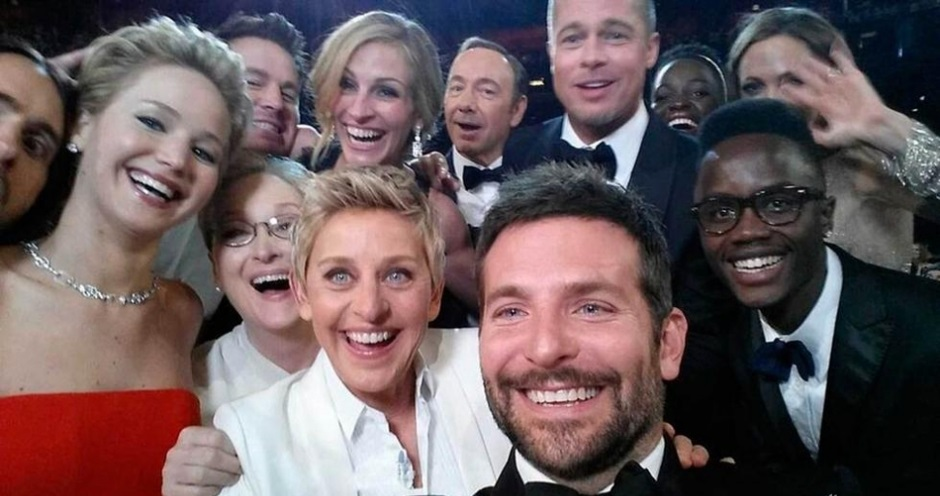
#> input picture ch4.未有深度学习之前/haar/faces.jpg, 940 x 496 px
$ python FaceDetection_Haar.py
#> lines starting #> are read from the running program, lines starting #| are printed output that depends on the picture; after the words box and inside, x2 and y2 are one past the last pixel; in counts of white or black regions, pixels touching at a corner belong together
import numpy as np
import cv2

# 实例化人脸分类器
face_cascade = cv2.CascadeClassifier('haarcascades/haarcascade_frontalface_default.xml')
# 实例化眼睛分类器
eye_cascade = cv2.CascadeClassifier('haarcascades/haarcascade_eye.xml')
# 读取测试图片
img = cv2.imread('faces.jpg',cv2.IMREAD_COLOR)
#> img is the input picture: shape (496, 940, 3); mean B, G, R 92.7, 90.4, 106.6
# 将原彩色图转换成灰度图
gray = cv2.cvtColor(img, cv2.COLOR_BGR2GRAY)
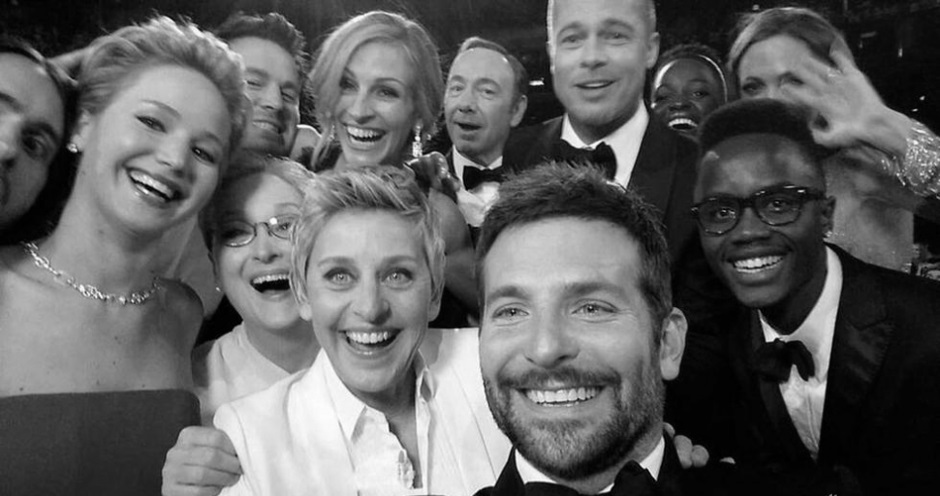
#> gray: shape (496, 940); min 0, max 253, mean 95.5
# 开始在灰度图上检测人脸，输出是人脸区域的外接矩形框
faces = face_cascade.detectMultiScale(gray, 1.2, 8)
#> faces = [[429, 53, 88, 88], [306, 42, 120, 120], [291, 215, 161, 161], [448, 220, 223, 223]]
# 遍历人脸检测结果
for (x,y,w,h) in faces:
    # 在原彩色图上画人脸矩形框
    cv2.rectangle(img,(x,y),(x+w,y+h),(255,0,0),2)
    # 获取该人脸矩形框的感兴趣区域RoI, 浅复制
    roi_gray = gray[y:y+h, x:x+w]
    roi_color = img[y:y+h, x:x+w]
    # 开始在人脸区域中检测眼睛，输出是眼睛区域的外接矩形框
    eyes = eye_cascade.detectMultiScale(roi_gray)
    # 遍历眼睛检测结构
    for (ex,ey,ew,eh) in eyes:
	# 在原彩色图上画眼睛矩形框
        cv2.rectangle(roi_color,(ex,ey),(ex+ew,ey+eh),(0,255,0),2)
#> this loop made 4 passes
#> (x, y, w, h, eyes) on passes 1 to 4: (429, 53, 88, 88, [[17, 25, 23, 23], [47, 27, 23, 23]]), (306, 42, 120, 120, [[31, 35, 22, 22], [67, 37, 28, 28]]), (291, 215, 161, 161, [[27, 41, 39, 39], [88, 42, 36, 36]]), (448, 220, 223, 223, [[108, 60, 56, 56], [35, 66, 54, 54]])
#> pass 1, `roi_gray = gray[y:y+h, x:x+w]`:
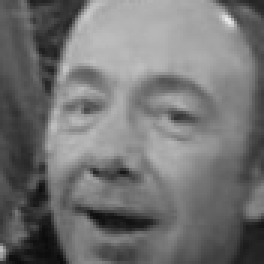
#> roi_gray: shape (88, 88) (shown 3 times larger); min 11, max 234, mean 114.9
#> pass 1, `roi_color = img[y:y+h, x:x+w]`:
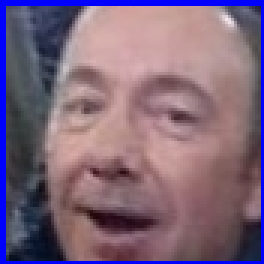
#> roi_color: shape (88, 88, 3) (shown 3 times larger); mean B, G, R 122.8, 101.3, 125.3
#> pass 2, `roi_color = img[y:y+h, x:x+w]`:
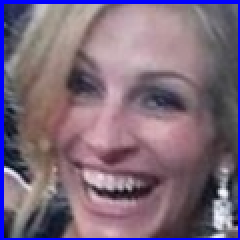
#> roi_color: shape (120, 120, 3) (shown 2 times larger); mean B, G, R 123.5, 105.5, 124.9
#> after the loop:
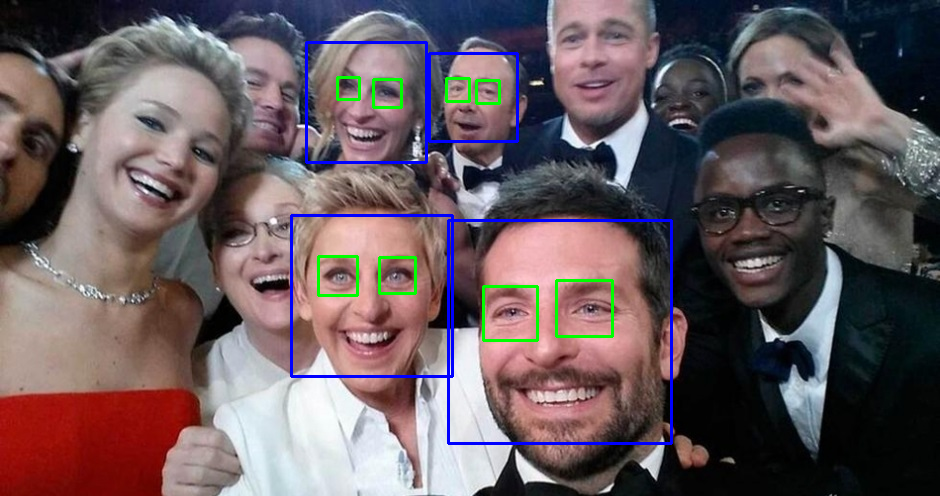
#> img: shape (496, 940, 3); 2.23% of pixels changed, all inside (x1, y1, x2, y2) = (290, 41, 673, 445)
#> after the loop:
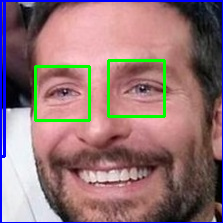
#> roi_color: shape (223, 223, 3); mean B, G, R 118.8, 116.5, 147.5
#> after the loop:
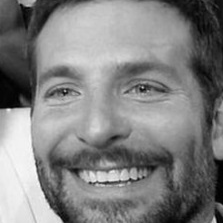
#> roi_gray: shape (223, 223); min 0, max 251, mean 128.9
# 显示画好矩形框的图片
cv2.namedWindow('faces', cv2.WINDOW_AUTOSIZE)
cv2.imshow('faces',img)
# 等待退出键
cv2.waitKey(0)
# 销毁显示窗口
cv2.destroyAllWindows()

$ run again, with ch4.未有深度学习之前/haar/face_template1.jpg copied over ch4.未有深度学习之前/haar/faces.jpg
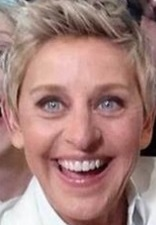
#> input picture ch4.未有深度学习之前/haar/face_template1.jpg, 156 x 225 px
#> img is the input picture: shape (225, 156, 3); mean B, G, R 122.4, 127.4, 164.7
#> `gray = cv2.cvtColor(img, cv2.COLOR_BGR2GRAY)`:
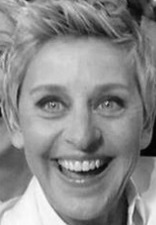
#> gray: shape (225, 156); min 1, max 253, mean 138
#> faces = [[13, 53, 131, 131]]
#> the loop `for (x,y,w,h) in faces:` made 1 pass
#> (x, y, w, h, eyes) on pass 1: (13, 53, 131, 131, [[77, 32, 36, 36], [17, 31, 41, 41]])
#> after the loop `for (x,y,w,h) in faces:`:
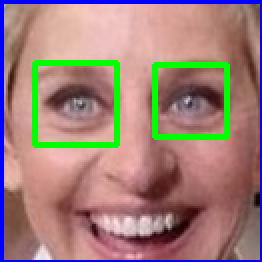
#> roi_color: shape (131, 131, 3) (shown 2 times larger); mean B, G, R 121.3, 128.2, 158.7
